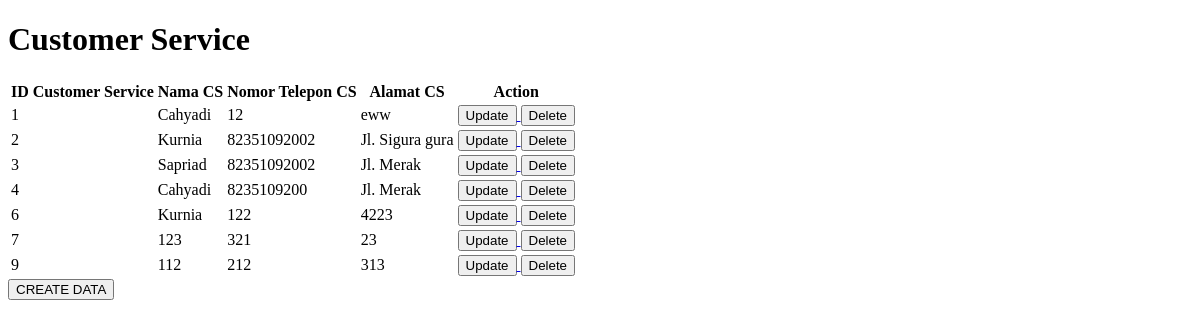
The page /CustomerService on the database as committed earlier.
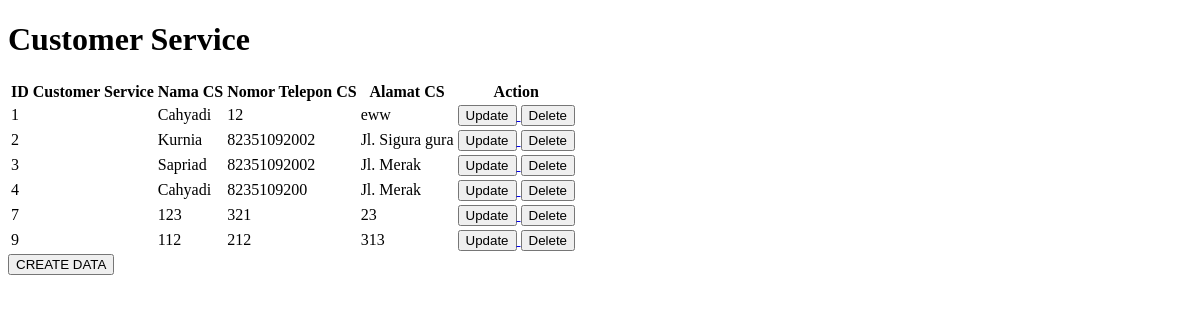
The same page on the database as committed later.
### app/models.py (models this page shows, shortened)
class CustomerService(models.Model):
    ID_CS = models.AutoField(primary_key=True)
    nama_cs = models.CharField(max_length=50)
    nomer_telepon_cs = models.PositiveIntegerField()
    Alamat_cs = models.TextField()

### app/views.py (the view)
# urls.py: path('CustomerService', views.CustomerService,name='CustomerService'),
def CustomerService(request):
    allCustomerServiceobj = models.CustomerService.objects.all()
    return render(request, 'CustomerService.html', {
        "allCustomerService" : allCustomerServiceobj,
    })

### app/templates/CustomerService.html (shortened to what this page needs)
<!DOCTYPE html>
<html lang="en">
<head>
</head>
<body>
    <h1>Customer Service</h1>
    <table>
        <tr>
            <th>ID Customer Service </th>
            <th>Nama CS</th>
            <th>Nomor Telepon CS</th>
            <th>Alamat CS</th>
            <th>Action</th>
        </tr>
        {% for item in allCustomerService %}
        <tr>
            <td>{{ item.ID_CS }}</td>
            <td>{{ item.nama_cs}}</td>
            <td>{{ item.nomer_telepon_cs }}</td>
            <td>{{ item.Alamat_cs }}</td>
            <td>
                <a href="{%url 'updateCustomerService' item.ID_CS %}">
                    <button>Update</button>
                </a>
                <a href="{%url 'deleteCustomerService' item.ID_CS %}">
                    <button>Delete</button>
                </a>
            </td>
        </tr>
        {% endfor %}
    </table>
    <a href="{% url 'createCustomerService' %}">
        <button>
            CREATE DATA
        </button>
    </a>
</body>
</html>

Rows that differ between the two databases and show on the page:
removed CustomerService: ID_CS "6", nama_cs "Kurnia", nomer_telepon_cs "122", Alamat_cs "4223"
